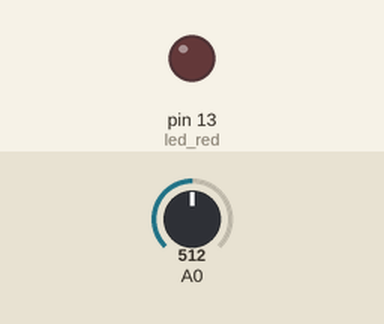
Recording of a sketch running on a simulated Arduino Uno, built with avr-gcc and run on an emulated ATmega328P. On the bench: output pins drawn as LEDs (lit = HIGH). The inputs (shaded band) are chosen by the test bench; at power-on: A0 = 512.

Above: at 1.3 s.
1.4 s: A0 set to 685
2.9 s: A0 set to 712
At 3.9 s:
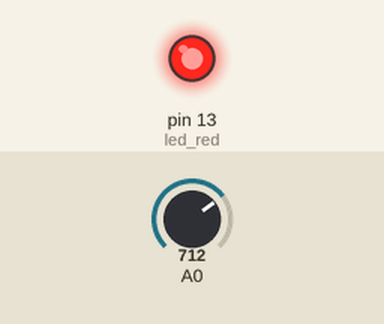
4.5 s: A0 set to 690
At 5.1 s:
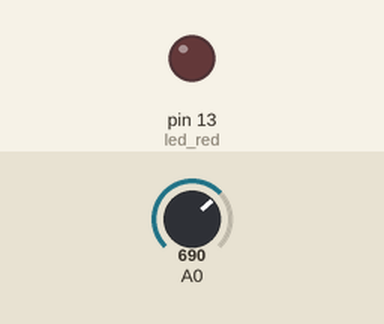
6.0 s: A0 set to 710
At 7.4 s:
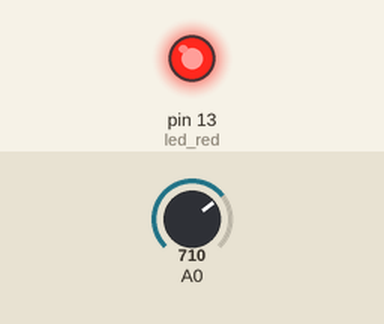
Timing chart, 0 to 8.5 s (numbered marks = the images above; inputs shaded):
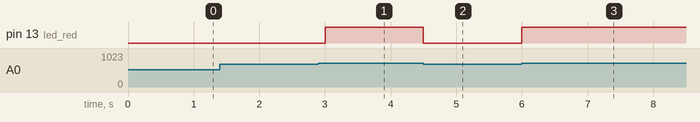

The sketch:

alcohol_ex01.ino
```cpp
int led_red = 13;

void setup() {
  pinMode(led_red, OUTPUT);
}

void loop() {
  int alcohol_val = analogRead(A0);

  if(alcohol_val > 700)
  {
    digitalWrite(led_red, HIGH);
  }
  else
  {
    digitalWrite(led_red, LOW);
  }
  delay(500);
}
```

Measured:
- the behaviour switches between 700 and 701 on A0 (found by bisection; images 0 and 1)
- after the input at 1.4 s, every drawn part: stays the same
- after the input at 2.9 s, pin 13 (led_red): LOW → HIGH after 0.10 s
- after the input at 4.5 s, pin 13 (led_red): HIGH → LOW at once
- after the input at 6.0 s, pin 13 (led_red): LOW → HIGH at once
